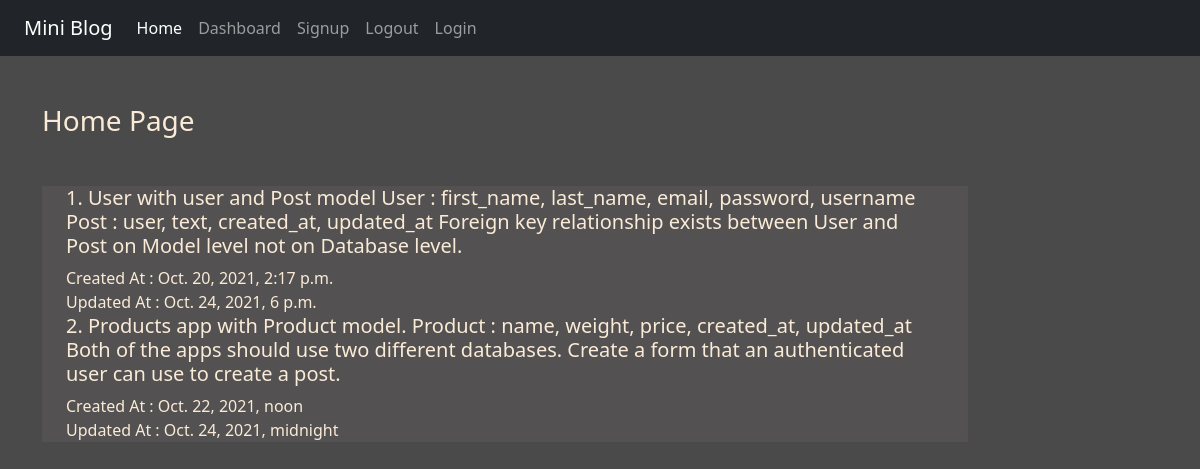
The page / on the database its author committed.
### myapp/models.py (models this page shows)
class Post(models.Model):
    user = models.ForeignKey(User, on_delete=models.CASCADE)
    text = models.TextField(max_length=400)
    created_at = models.DateTimeField()
    updated_at = models.DateTimeField()

### myproduct/views.py (the view)
# urls.py: 2. Add a URL to urlpatterns:  path('', views.home, name='home')
def home(request):
    posts = Post.objects.all()
    return render(request, 'myproduct/home.html',{'posts':posts})

### myproduct/templates/myproduct/home.html
{% extends 'myproduct/base.html' %}
{% load static %}
{% block content %}
<div class="col-sm-10">
    <h3 class="test-white my-5">Home Page</h3>
   {% for post in posts %}
        <div class="jumbotron jumbotron-fluid jambo-color">
            <div class='container'>
                 <h2 class="lead"><strong>{{post.text}}</strong></h2>
                </h3 class="font-weight-bold"></h3>Created At : {{post.created_at}}</></> <br>
                </h3 class="font-weight-bold"></h3>Updated At : {{post.updated_at}}</></>
            </div>
        </div>
    {% endfor %}
</div>
{% endblock content %}

### myproduct/static/myproduct/css/style.css (style rules this page uses)
body { background-color: rgb(75, 74, 74); color: antiquewhite; }
.jambo-color { background-color: rgb(83, 81, 81); }

### rows shown on the page
Post: text "1. User with user and Post model User : first_name, last_name, email, password, username Post : user, text, created_at, updated_at Foreign key relationship exists between User and Post on Model level not on Database level.", created_at "Oct. 20, 2021, 2:17 p.m.", updated_at "Oct. 24, 2021, 6 p.m."
Post: text "2. Products app with Product model. Product : name, weight, price, created_at, updated_at Both of the apps should use two different databases. Create a form that an authenticated user can use to create a post.", created_at "Oct. 22, 2021, noon", updated_at "Oct. 24, 2021, midnight"
